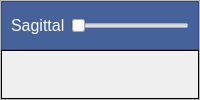
          <widget class="QFrame" name="frame_5">
           <property name="frameShape">
            <enum>QFrame::StyledPanel</enum>
           </property>
           <property name="frameShadow">
            <enum>QFrame::Raised</enum>
           </property>
           <layout class="QVBoxLayout" name="verticalLayout_6">
            <property name="spacing">
             <number>0</number>
            </property>
            <property name="leftMargin">
             <number>0</number>
            </property>
            <property name="topMargin">
             <number>0</number>
            </property>
            <property name="rightMargin">
             <number>0</number>
            </property>
            <property name="bottomMargin">
             <number>0</number>
            </property>
            <item>
             <widget class="QFrame" name="frame_7">
              <property name="maximumSize">
               <size>
                <width>16777215</width>
                <height>50</height>
               </size>
              </property>
              <property name="styleSheet">
               <string notr="true">QFrame {
background-color: #45629a;
}

QLabel {
color: white;
}</string>
              </property>
              <property name="frameShape">
               <enum>QFrame::StyledPanel</enum>
              </property>
              <property name="frameShadow">
               <enum>QFrame::Raised</enum>
              </property>
              <layout class="QHBoxLayout" name="horizontalLayout_7">
               <item>
                <widget class="QLabel" name="labelDisp3">
                 <property name="font">
                  <font>
                   <pointsize>12</pointsize>
                  </font>
                 </property>
                 <property name="text">
                  <string>Sagittal</string>
                 </property>
                </widget>
               </item>
               <item>
                <widget class="QSlider" name="sliderPosDisp3">
                 <property name="maximum">
                  <number>65535</number>
                 </property>
                 <property name="singleStep">
                  <number>1</number>
                 </property>
                 <property name="pageStep">
                  <number>10</number>
                 </property>
                 <property name="orientation">
                  <enum>Qt::Horizontal</enum>
                 </property>
                </widget>
               </item>
              </layout>
             </widget>
            </item>
            <item>
             <widget class="qyklabel" name="labelOverlapWnd3">
              <property name="enabled">
               <bool>true</bool>
              </property>
              <property name="mouseTracking">
               <bool>true</bool>
              </property>
              <property name="autoFillBackground">
               <bool>false</bool>
              </property>
              <property name="frameShape">
               <enum>QFrame::Box</enum>
              </property>
              <property name="text">
               <string/>
              </property>
             </widget>
            </item>
           </layout>
          </widget>
